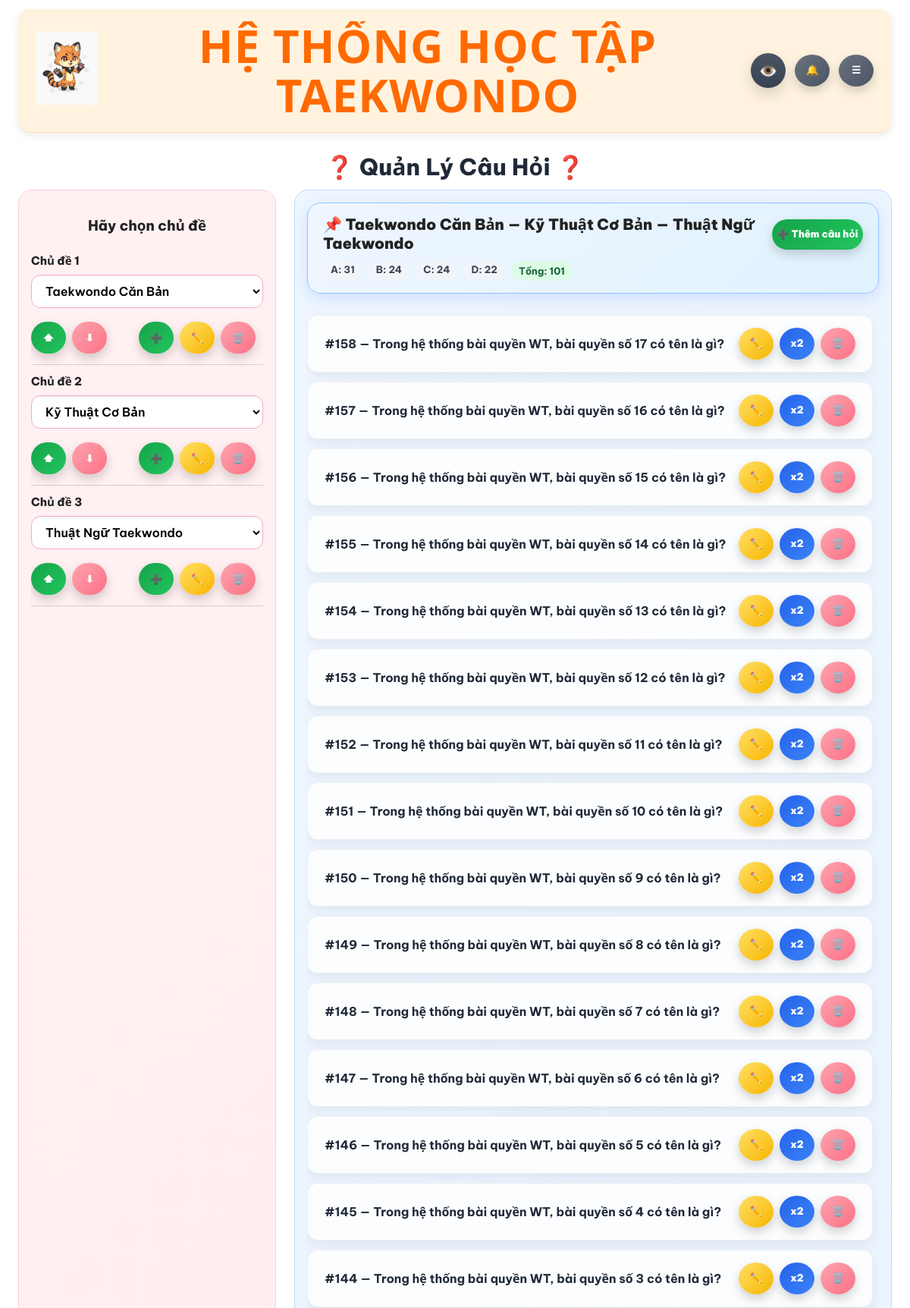
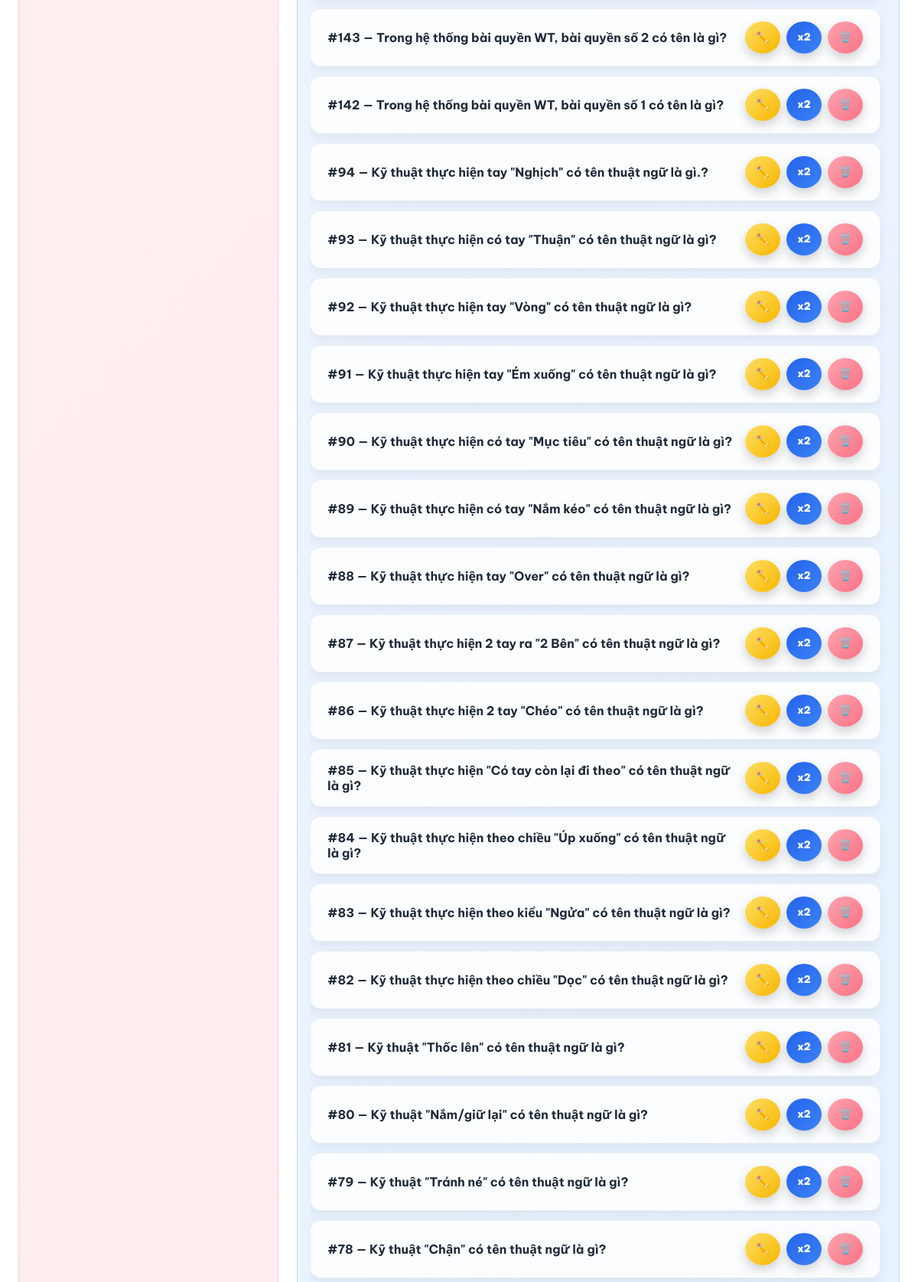
The page /admin/questions (signed in, upper part) on the database its author committed (2 pictures, top to bottom).
### Hệ thống ôn tập Taekwondo-DB.py (models this page shows)
class Folder(db.Model):
    id = db.Column(db.Integer, primary_key=True)
    name = db.Column(db.String(200), nullable=False)
    level = db.Column(db.Integer, nullable=False, default=1)
    parent_id = db.Column(db.Integer, db.ForeignKey("folder.id"), nullable=True)
    parent = db.relationship(
        "Folder",
        remote_side=[id],
        backref=db.backref("children", lazy=True)
    )
    member_plans = db.Column(db.String(100), default="FREE,BASIC,PRO,VIP")
    order_index = db.Column(db.Integer, nullable=False)
    image = db.Column(db.String(255))
    is_active_practice = db.Column(db.Integer, default=1)  # ✅ BẬT / TẮT

class Question(db.Model):
    id = db.Column(db.Integer, primary_key=True)
    topic_id = db.Column(db.Integer, db.ForeignKey("topic.id"), nullable=True)
    topic = db.relationship("Topic")
    folder_id = db.Column(db.Integer, db.ForeignKey("folder.id"), nullable=True)
    folder = db.relationship("Folder")
    type = db.Column(db.String(20), default="mcq")  # 🔥 THÊM DÒNG NÀY
    text = db.Column(db.Text, nullable=False)
    member_plans = db.Column(db.String(100), default="FREE,BASIC,PRO,VIP")

### Hệ thống ôn tập Taekwondo-DB.py (the view, shortened to what this page needs)
@app.route("/admin/questions", methods=["GET", "POST"])
@login_required
def admin_questions():
    admin_required()
    folder1_id = request.args.get("folder1_id", type=int)
    folder2_id = request.args.get("folder2_id", type=int)
    folder3_id = request.args.get("folder3_id", type=int)
    folder1_list = Folder.query.filter_by(level=1)\
        .order_by(Folder.order_index.asc()).all()
    if folder1_id and not any(f.id == folder1_id for f in folder1_list):
        folder1_id = folder1_list[0].id if folder1_list else None
    elif not folder1_id and folder1_list:
        folder1_id = folder1_list[0].id
    folder2_list = Folder.query.filter_by(
        level=2, parent_id=folder1_id
    ).order_by(Folder.order_index.asc()).all()
    if folder2_id and not any(f.id == folder2_id for f in folder2_list):
        folder2_id = folder2_list[0].id if folder2_list else None
    elif not folder2_id and folder2_list:
        folder2_id = folder2_list[0].id
    folder3_list = Folder.query.filter_by(
        level=3, parent_id=folder2_id
    ).order_by(Folder.order_index.asc()).all()
    if folder3_id and not any(f.id == folder3_id for f in folder3_list):
        folder3_id = folder3_list[0].id if folder3_list else None
    elif not folder3_id and folder3_list:
        folder3_id = folder3_list[0].id
    selected_folder1 = db.session.get(Folder, folder1_id) if folder1_id else None
    selected_folder2 = db.session.get(Folder, folder2_id) if folder2_id else None
    selected_folder3 = db.session.get(Folder, folder3_id) if folder3_id else None
    questions = (
        Question.query
            .filter_by(folder_id=folder3_id)
            .order_by(Question.id.desc())
            .all()
        if folder3_id else []
    )
    answer_stats = {}      # vd: {"A": 20, "B": 15, "E": 3}
    total_correct = 0
    if folder3_id:
        all_questions = Question.query.filter_by(
            folder_id=folder3_id
        ).all()
        for q in all_questions:
            choices = (
                Choice.query
                .filter_by(question_id=q.id)
                .order_by(Choice.id.asc())
                .all()
            )
            for idx, c in enumerate(choices):
                if c.is_correct:
                    letter = chr(65 + idx)   # A B C D E F ...
                    answer_stats[letter] = answer_stats.get(letter, 0) + 1
                    total_correct += 1
    return render_template(
        "admin_questions.html",
        folder1_list=folder1_list,
        folder2_list=folder2_list,
        folder3_list=folder3_list,
        selected_folder1=selected_folder1,
        selected_folder2=selected_folder2,
        selected_folder3=selected_folder3,
        questions=questions,
        answer_stats=answer_stats,
        total_correct=total_correct,
    )

### templates/admin_questions.html (shortened to what this page needs)
{% extends "base.html" %}
{% block body_class %}page-admin-questions{% endblock %}
{% block page_css %}
  <link rel="stylesheet" href="{{ url_for('static', filename='css/admin.css') }}">
  <link rel="stylesheet" href="{{ url_for('static', filename='css/admin_exam.css') }}">
  <link rel="stylesheet" href="{{ url_for('static', filename='css/admin_manager.css') }}">
  <link rel="stylesheet" href="{{ url_for('static', filename='css/admin_users.css') }}">
  <link rel="stylesheet" href="{{ url_for('static', filename='css/admin_questions.css', v=APP_VERSION) }}">
{% endblock %}
{% block content %}
<div class="page-admin-questions">
  <div class="admin-page">
    <div class="admin-page-title">❓ Quản Lý Câu Hỏi ❓</div>
  </div>
  <div class="admin-questions-layout">
    <div class="admin-left-panel">
      <div class="ui-card admin-topic-card">
        <h3>Hãy chọn chủ đề</h3>
        <div class="rowline">
          <div class="title">Chủ đề 1</div>
          <form method="GET" action="/admin/questions">
            <select name="folder1_id" onchange="this.form.submit()" required>
              {% for f in folder1_list %}
                <option value="{{ f.id }}"
                  {% if selected_folder1 and selected_folder1.id == f.id %}selected{% endif %}>
                  {{ f.name }}
                </option>
              {% endfor %}
            </select>
          </form>
          <div class="actions">
            {% if selected_folder1 and folder1_list %}
              {% set ids = folder1_list | map(attribute='id') | list %}
              {% set idx = ids.index(selected_folder1.id) if selected_folder1.id in ids else 0 %}
              {% set is_first = idx == 0 %}
              {% set is_last  = idx == (ids|length - 1) %}
              <div class="actions-left">
                <div class="folder-move">
                  <button class="ui-icon-btn ui-icon-btn--success btn-move"
                          type="button"
                          data-id="{{ selected_folder1.id }}"
                          data-level="1"
                          data-parent-id=""
                          data-direction="up"
                          title="Di chuyển lên"
                          {% if is_first %}disabled{% endif %}>⬆</button>
                  <button class="ui-icon-btn ui-icon-btn--danger btn-move"
                          type="button"
                          data-id="{{ selected_folder1.id }}"
                          data-level="1"
                          data-parent-id=""
                          data-direction="down"
                          title="Di chuyển xuống"
                          {% if is_last %}disabled{% endif %}>⬇</button>
                </div>
              </div>
            {% endif %}
            <div class="actions-right">
              <button class="ui-icon-btn ui-icon-btn--success"
                      type="button"
                      data-open="modalFolder"
                      data-action="add"
                      data-level="1"
                      title="Thêm chủ đề 1">➕</button>
              {% if selected_folder1 %}
                <button class="ui-icon-btn ui-icon-btn--warn"
                        type="button"
                        data-open="modalFolder"
                        data-action="edit"
                        data-level="1"
                        title="Sửa chủ đề 1">✏️</button>
                <button class="ui-icon-btn ui-icon-btn--danger btn-delete-folder"
                        type="button"
                        data-delete="{{ selected_folder1.id }}"
                        data-level="1"
                        data-name="{{ selected_folder1.name }}"
                        title="Xóa chủ đề 1">
                  🗑️
                </button>
              {% endif %}
            </div>
          </div>
        </div>
        {% if selected_folder1 %}
        <div class="rowline">
          <div class="title">Chủ đề 2</div>
          <form method="GET" action="/admin/questions">
            <select name="folder2_id" onchange="this.form.submit()" required>
              {% for f in folder2_list %}
                <option value="{{ f.id }}"
                  {% if selected_folder2 and selected_folder2.id == f.id %}selected{% endif %}>
                  {{ f.name }}
                </option>
              {% endfor %}
            </select>
          </form>
          <div class="actions">
            {% if selected_folder2 and folder2_list %}
              {% set ids = folder2_list | map(attribute='id') | list %}
              {% set idx = ids.index(selected_folder2.id) if selected_folder2.id in ids else 0 %}
              {% set is_first = idx == 0 %}
              {% set is_last  = idx == (ids|length - 1) %}
              <div class="actions-left">
                <div class="folder-move">
                  <button class="ui-icon-btn ui-icon-btn--success btn-move"
                          type="button"
                          data-id="{{ selected_folder2.id }}"
                          data-level="2"
                          data-parent-id="{{ selected_folder1.id }}"
                          data-direction="up"
                          title="Di chuyển lên"
                          {% if is_first %}disabled{% endif %}>⬆</button>
                  <button class="ui-icon-btn ui-icon-btn--danger btn-move"
                          type="button"
                          data-id="{{ selected_folder2.id }}"
                          data-level="2"
                          data-parent-id="{{ selected_folder1.id }}"
                          data-direction="down"
                          title="Di chuyển xuống"
                          {% if is_last %}disabled{% endif %}>⬇</button>
                </div>
              </div>
            {% endif %}
            <div class="actions-right">
              <button class="ui-icon-btn ui-icon-btn--success"
                      type="button"
                      data-open="modalFolder"
                      data-action="add"
                      data-level="2"
                      data-parent-id="{{ selected_folder1.id }}"
                      title="Thêm chủ đề 2">➕</button>
              {% if selected_folder2 %}
                <button class="ui-icon-btn ui-icon-btn--warn"
                        type="button"
                        data-open="modalFolder"
                        data-action="edit"
                        data-level="2"
                        title="Sửa chủ đề 2">✏️</button>
                <button class="ui-icon-btn ui-icon-btn--danger btn-delete-folder"
                        type="button"
                        data-delete="{{ selected_folder2.id }}"
                        data-level="2"
                        data-name="{{ selected_folder2.name }}"
                        title="Xóa chủ đề 2">
                  🗑️
                </button>
              {% endif %}
            </div>
          </div>
        </div>
        {% endif %}
        {% if selected_folder2 %}
        <div class="rowline">
          <div class="title">Chủ đề 3</div>
          <form method="GET" action="/admin/questions">
            <select name="folder3_id" onchange="this.form.submit()" required>
              {% for f in folder3_list %}
                <option value="{{ f.id }}"
                  {% if selected_folder3 and selected_folder3.id == f.id %}selected{% endif %}>
                  {{ f.name }}
                </option>
              {% endfor %}
            </select>
          </form>
          <div class="actions">
            {% if selected_folder3 and folder3_list %}
              {% set ids = folder3_list | map(attribute='id') | list %}
              {% set idx = ids.index(selected_folder3.id) if selected_folder3.id in ids else 0 %}
              {% set is_first = idx == 0 %}
              {% set is_last  = idx == (ids|length - 1) %}
              <div class="actions-left">
                <div class="folder-move">
                  <button class="ui-icon-btn ui-icon-btn--success btn-move"
                          type="button"
                          data-id="{{ selected_folder3.id }}"
                          data-level="3"
                          data-parent-id="{{ selected_folder2.id }}"
                          data-direction="up"
                          title="Di chuyển lên"
                          {% if is_first %}disabled{% endif %}>⬆</button>
                  <button class="ui-icon-btn ui-icon-btn--danger btn-move"
                          type="button"
                          data-id="{{ selected_folder3.id }}"
                          data-level="3"
                          data-parent-id="{{ selected_folder2.id }}"
                          data-direction="down"
                          title="Di chuyển xuống"
                          {% if is_last %}disabled{% endif %}>⬇</button>
                </div>
              </div>
            {% endif %}
            <div class="actions-right">
              <button class="ui-icon-btn ui-icon-btn--success"
                      type="button"
                      data-open="modalFolder"
                      data-action="add"
                      data-level="3"
                      data-parent-id="{{ selected_folder2.id }}"
                      title="Thêm chủ đề 3">➕</button>
              {% if selected_folder3 %}
                <button class="ui-icon-btn ui-icon-btn--warn"
                        type="button"
                        data-open="modalFolder"
                        data-action="edit"
                        data-level="3"
                        title="Sửa chủ đề 3">✏️</button>
                <button class="ui-icon-btn ui-icon-btn--danger btn-delete-folder"
                        type="button"
                        data-delete="{{ selected_folder3.id }}"
                        data-level="3"
                        data-name="{{ selected_folder3.name }}"
                        title="Xóa chủ đề 3">
                  🗑️
                </button>
              {% endif %}
            </div>
          </div>
        </div>
        {% endif %}
      </div>
    </div>
    <div class="admin-right-panel">
      {% if selected_folder3 %}
      <div class="admin-question-header">
        <div class="question-header-top">
          <div class="qh-left">
            <h2>📌 {{ selected_folder1.name }} — {{ selected_folder2.name }} — {{ selected_folder3.name }}</h2>
          </div>
          <div class="qh-right">
            <button class="ui-btn ui-btn--success ui-btn--sm"
                    type="button"
                    data-open="modalAddQuestion">
              ➕ Thêm câu hỏi
            </button>
          </div>
        </div>
        {% if answer_stats and answer_stats|length > 0 %}
        <div class="answer-stats">
          {% for key, value in answer_stats|dictsort %}
            <span>{{ key }}: {{ value }}</span>
          {% endfor %}
          <span class="total">Tổng: {{ total_correct }}</span>
        </div>
        {% endif %}
      </div>
      <div class="admin-question-list">
        {% if questions and questions|length > 0 %}
          {% for q in questions %}
          <div class="admin-question-item">
            <div class="question-text">
              <b>#{{ q.id }}</b> — {{ q.text }}
            </div>
            <div class="question-actions">
              <button class="ui-icon-btn ui-icon-btn--warn btn-edit-question"
                      type="button"
                      data-id="{{ q.id }}"
                      title="Sửa câu hỏi">✏️</button>
              <button class="ui-icon-btn ui-icon-btn--primary btn-duplicate"
                      type="button"
                      data-qid="{{ q.id }}"
                      data-qtext="{{ q.text|e }}"
                      title="Nhân đôi câu hỏi">x2</button>
              <button class="ui-icon-btn ui-icon-btn--danger btn-delete-question"
                      type="button"
                      data-qid="{{ q.id }}"
                      data-qtext="{{ q.text|e }}"
                      title="Xóa câu hỏi">🗑️</button>
            </div>
          </div>
          {% endfor %}
        {% else %}
          <div class="ui-empty">❓ Chưa có câu hỏi nào</div>
        {% endif %}
      </div>
      {% else %}
        <div class="ui-empty">📌 Hãy chọn đủ Chủ đề 1 → 2 → 3 để xem câu hỏi</div>
      {% endif %}
    </div>
  </div>
</div>
{% endblock %}

### rows shown on the page
Folder: name "Taekwondo Căn Bản"
Folder: name "Kỹ Thuật Cơ Bản"
Folder: name "Thuật Ngữ Taekwondo"
Question: id "158", text "Trong hệ thống bài quyền WT, bài quyền số 17 có tên là gì?"
Question: id "157", text "Trong hệ thống bài quyền WT, bài quyền số 16 có tên là gì?"
Question: id "156", text "Trong hệ thống bài quyền WT, bài quyền số 15 có tên là gì?"
Question: id "155", text "Trong hệ thống bài quyền WT, bài quyền số 14 có tên là gì?"
Question: id "154", text "Trong hệ thống bài quyền WT, bài quyền số 13 có tên là gì?"
Question: id "153", text "Trong hệ thống bài quyền WT, bài quyền số 12 có tên là gì?"
Question: id "152", text "Trong hệ thống bài quyền WT, bài quyền số 11 có tên là gì?"
Question: id "151", text "Trong hệ thống bài quyền WT, bài quyền số 10 có tên là gì?"
Question: id "150", text "Trong hệ thống bài quyền WT, bài quyền số 9 có tên là gì?"
Question: id "149", text "Trong hệ thống bài quyền WT, bài quyền số 8 có tên là gì?"
Question: id "148", text "Trong hệ thống bài quyền WT, bài quyền số 7 có tên là gì?"
Question: id "147", text "Trong hệ thống bài quyền WT, bài quyền số 6 có tên là gì?"
Question: id "146", text "Trong hệ thống bài quyền WT, bài quyền số 5 có tên là gì?"
Question: id "145", text "Trong hệ thống bài quyền WT, bài quyền số 4 có tên là gì?"
Question: id "144", text "Trong hệ thống bài quyền WT, bài quyền số 3 có tên là gì?"
Question: id "143", text "Trong hệ thống bài quyền WT, bài quyền số 2 có tên là gì?"
Question: id "142", text "Trong hệ thống bài quyền WT, bài quyền số 1 có tên là gì?"
Question: id "94", text "Kỹ thuật thực hiện tay \"Nghịch\" có tên thuật ngữ là gì.?"
Question: id "93", text "Kỹ thuật thực hiện có tay \"Thuận\" có tên thuật ngữ là gì?"
Question: id "92", text "Kỹ thuật thực hiện tay \"Vòng\" có tên thuật ngữ là gì?"
Question: id "91", text "Kỹ thuật thực hiện tay \"Ém xuống\" có tên thuật ngữ là gì?"
Question: id "90", text "Kỹ thuật thực hiện có tay \"Mục tiêu\" có tên thuật ngữ là gì?"
Question: id "89", text "Kỹ thuật thực hiện có tay \"Nắm kéo\" có tên thuật ngữ là gì?"
Question: id "88", text "Kỹ thuật thực hiện tay \"Over\" có tên thuật ngữ là gì?"
Question: id "87", text "Kỹ thuật thực hiện 2 tay ra \"2 Bên\" có tên thuật ngữ là gì?"
Question: id "86", text "Kỹ thuật thực hiện 2 tay \"Chéo\" có tên thuật ngữ là gì?"
Question: id "85", text "Kỹ thuật thực hiện \"Có tay còn lại đi theo\" có tên thuật ngữ là gì?"
Question: id "84", text "Kỹ thuật thực hiện theo chiều \"Úp xuống\" có tên thuật ngữ là gì?"
Question: id "83", text "Kỹ thuật thực hiện theo kiểu \"Ngửa\" có tên thuật ngữ là gì?"
Question: id "82", text "Kỹ thuật thực hiện theo chiều \"Dọc\" có tên thuật ngữ là gì?"
Question: id "81", text "Kỹ thuật \"Thốc lên\" có tên thuật ngữ là gì?"
Question: id "80", text "Kỹ thuật \"Nắm/giữ lại\" có tên thuật ngữ là gì?"
Question: id "79", text "Kỹ thuật \"Tránh né\" có tên thuật ngữ là gì?"
Question: id "78", text "Kỹ thuật \"Chận\" có tên thuật ngữ là gì?"

### other values the page prints
{{ key }} "A" "B" "C" "D"
{{ value }} "31" "24" "24" "22"
{{ total_correct }} "101"
form field folder1_id "Taekwondo Căn Bản"
form field folder2_id "Kỹ Thuật Cơ Bản"
form field folder3_id "Thuật Ngữ Taekwondo"
